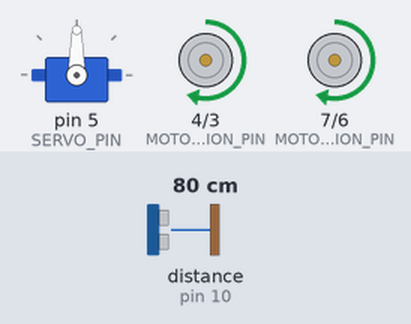
Recording of a sketch running on a simulated Arduino Uno, built with avr-gcc and run on an emulated ATmega328P. Parts: servo, direction and speed pins drawn as motors (green arrow = direction pin HIGH = forward, orange = LOW = backward, longer = more drive). The inputs (shaded band) are chosen by the test bench; at power-on: distance to the obstacle (sensor on pin 10) 80 cm. The echo pulse lasts 58.3 µs per cm.

Above: at 1.7 s.
1.8 s: distance to the obstacle (sensor on pin 10) set to 33 cm
3.3 s: distance to the obstacle (sensor on pin 10) set to 27 cm
At 4.6 s:
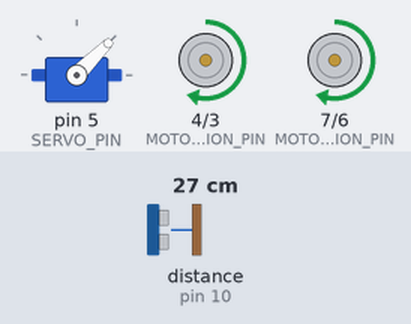
6.3 s: distance to the obstacle (sensor on pin 10) set to 35 cm
At 7.0 s:
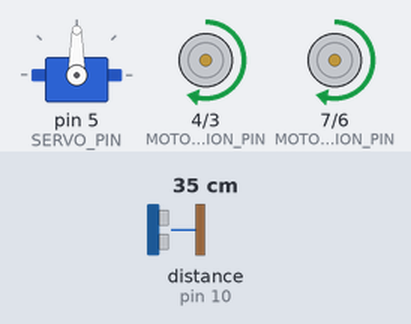
7.8 s: distance to the obstacle (sensor on pin 10) set to 2 cm
At 10.1 s:
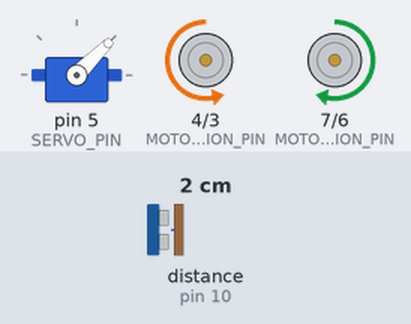
Timing chart, 0 to 11.8 s (numbered marks = the images above; inputs shaded):
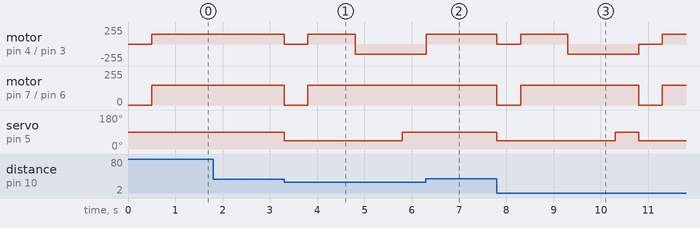

Measured:
- the behaviour switches between 30 and 29 cm on distance to the obstacle (sensor on pin 10) (found by bisection; images 0 and 1)
- after the input at 1.8 s, every drawn part: stays the same
- after the input at 3.3 s, motor on pin 4 (MOTOR_A_DIRECTION_PIN) / pin 3 (MOTOR_A_SPEED_PIN): forward 150/255 → stopped at once, → forward 150/255 0.50 s later, → backward 150/255 1.0 s later; motor on pin 7 (MOTOR_B_DIRECTION_PIN) / pin 6 (MOTOR_B_SPEED_PIN): forward 150/255 → stopped at once, → forward 150/255 0.50 s later
- after the input at 6.3 s, motor on pin 7 (MOTOR_B_DIRECTION_PIN) / pin 6 (MOTOR_B_SPEED_PIN): stays forward 150/255 (without the input it goes to stopped after 0.01 s); servo on pin 5 (SERVO_PIN): stays 90° (without the input it goes to 45° after 0.01 s)

The sketch:

GPT_Ultra_Servo_DC.ino
```cpp
#include <NewPing.h>
#include <Servo.h>

// Ultrasonic sensor pins
#define TRIGGER_PIN 9
#define ECHO_PIN 10
#define MAX_DISTANCE 200 // Maximum distance to detect obstacles in centimeters

// Servo motor pin
#define SERVO_PIN 5

// Motor controller pins
#define MOTOR_A_SPEED_PIN 3
#define MOTOR_A_DIRECTION_PIN 4
#define MOTOR_B_SPEED_PIN 6
#define MOTOR_B_DIRECTION_PIN 7

// Servo motor settings
#define SERVO_MIN_ANGLE 45 // Minimum angle for the servo motor
#define SERVO_MAX_ANGLE 135 // Maximum angle for the servo motor

Servo servo; // Create servo object
NewPing sonar(TRIGGER_PIN, ECHO_PIN, MAX_DISTANCE); // Create NewPing object for the ultrasonic sensor

void setup() {
  // Initialize servo and motor pins
  servo.attach(SERVO_PIN);
  pinMode(MOTOR_A_SPEED_PIN, OUTPUT);
  pinMode(MOTOR_A_DIRECTION_PIN, OUTPUT);
  pinMode(MOTOR_B_SPEED_PIN, OUTPUT);
  pinMode(MOTOR_B_DIRECTION_PIN, OUTPUT);

  // Start with the servo in the middle position
  servo.write((SERVO_MAX_ANGLE + SERVO_MIN_ANGLE) / 2);
  delay(500);
}

void loop() {
  // Scan the surroundings using the ultrasonic sensor
  int distance = sonar.ping_cm();

  // Check if an obstacle is within the avoidance range
  if (distance > 0 && distance < 30) {
    // Obstacle detected, perform avoidance maneuver

    // Stop both motors
    analogWrite(MOTOR_A_SPEED_PIN, 0);
    analogWrite(MOTOR_B_SPEED_PIN, 0);

    // Move the servo motor to the leftmost position
    servo.write(SERVO_MIN_ANGLE);
    delay(500);

    // Reverse the robot
    digitalWrite(MOTOR_A_DIRECTION_PIN, HIGH);
    digitalWrite(MOTOR_B_DIRECTION_PIN, HIGH);
    analogWrite(MOTOR_A_SPEED_PIN, 150);
    analogWrite(MOTOR_B_SPEED_PIN, 150);
    delay(1000);

    // Turn right
    digitalWrite(MOTOR_A_DIRECTION_PIN, LOW);
    digitalWrite(MOTOR_B_DIRECTION_PIN, HIGH);
    analogWrite(MOTOR_A_SPEED_PIN, 150);
    analogWrite(MOTOR_B_SPEED_PIN, 150);
    delay(1000);

    // Move the servo motor back to the middle position
    servo.write((SERVO_MAX_ANGLE + SERVO_MIN_ANGLE) / 2);
    delay(500);

    // Resume forward motion
    digitalWrite(MOTOR_A_DIRECTION_PIN, HIGH);
    digitalWrite(MOTOR_B_DIRECTION_PIN, HIGH);
    analogWrite(MOTOR_A_SPEED_PIN, 150);
    analogWrite(MOTOR_B_SPEED_PIN, 150);
  }

  // If no obstacle is detected, continue moving forward
  else {
    digitalWrite(MOTOR_A_DIRECTION_PIN, HIGH);
    digitalWrite(MOTOR_B_DIRECTION_PIN, HIGH);
    analogWrite(MOTOR_A_SPEED_PIN, 150);
    analogWrite(MOTOR_B_SPEED_PIN, 150);
  }
}
```
